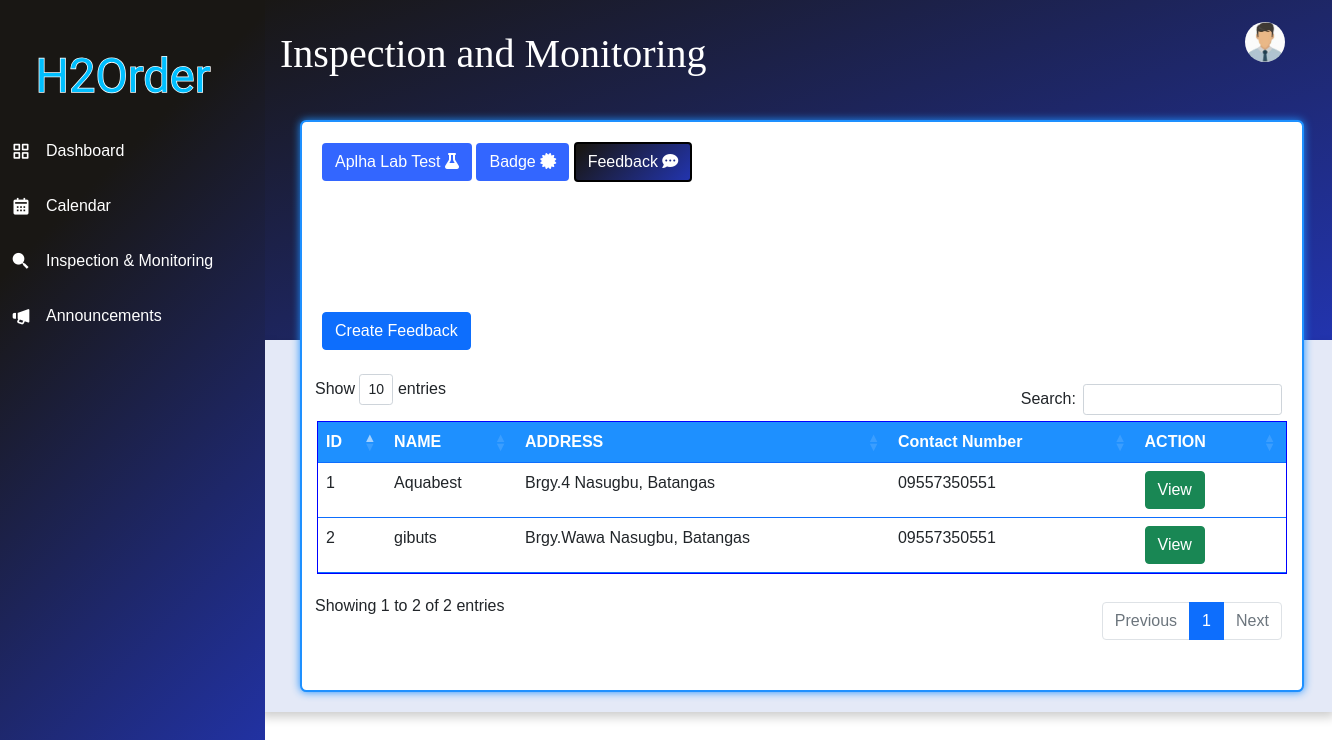
/admin/feedback.php (signed in), run on an earlier commit of the app's database.
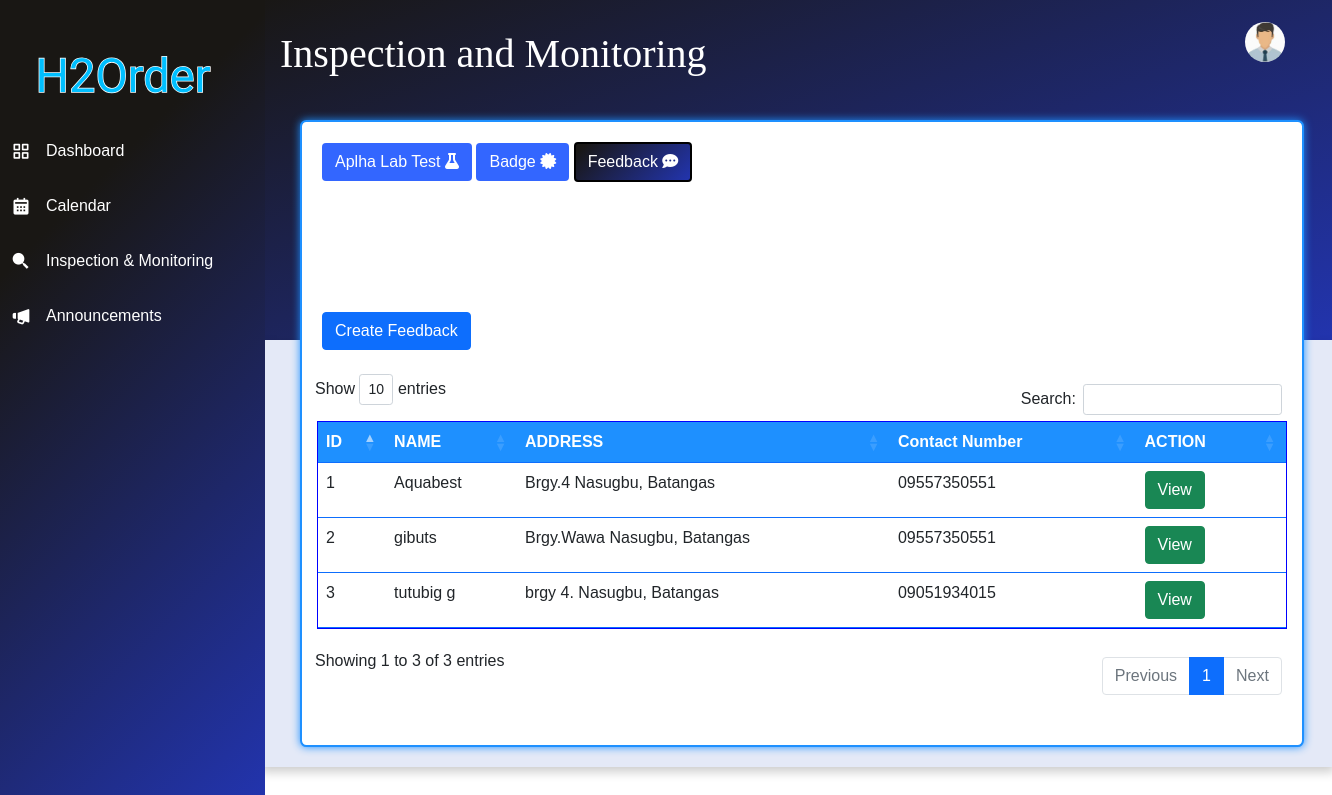
And on a later commit of the database.
### tables this page shows
CREATE TABLE `merchant` (
  `merchant_id` int(11) NOT NULL,
  `username` varchar(255) NOT NULL,
  `password` varchar(255) NOT NULL,
  `business_name` varchar(255) NOT NULL,
  `owner` varchar(255) NOT NULL,
  `address` varchar(255) NOT NULL,
  `coordinates` varchar(255) NOT NULL,
  `email` varchar(255) NOT NULL,
  `contact_number` varchar(255) NOT NULL,
  `image` varchar(255) NOT NULL
);

### admin/name.php (called while the page is built, shortened)
<?php
	require 'connect.php';
	$query = $conn->query("SELECT * FROM `admin` WHERE `admin_id` = '$_SESSION[admin_id]'") or die(mysqli_error());
	$fetch = $query->fetch_array();
?>

### admin/feedback.php (the view, shortened to what this page needs)
<!DOCTYPE html>
<?php
	require 'name.php';
?>
<html lang="en" dir="ltr">
  <head>
    <link rel="stylesheet" href="../admin/navstyle.css">
    <link rel="stylesheet" href="../admin/ad_style.css">
    <link href="https://cdn.jsdelivr.net/npm/bootstrap@5.0.2/dist/css/bootstrap.min.css" rel="stylesheet">
    <link href='https://unpkg.com/boxicons@2.0.7/css/boxicons.min.css' rel='stylesheet'>
<link rel="stylesheet" href="https://cdn.datatables.net/1.10.21/css/dataTables.bootstrap4.min.css">
  <link rel='stylesheet' href='https://cdn.datatables.net/buttons/1.2.2/css/buttons.bootstrap.min.css'>
   </head>
<body>
  <?php include'navbar.php';?>
  <div style="height: 340px; background-color: #2234ae;
    background-image: linear-gradient(340deg, #2234ae 0%,  #191714 89%);">
      <br>
      <span style="color:white;
    margin-left:280px; margin-top:30px; font-size: 40px; font-family:Monotype Corsiva;
  font-weight: 400;" class="links_name">Inspection and Monitoring</span>
  </div>
<div class="home_content">
   <div id="tbl-contain" style=" margin-top:-240px;
    width: 97%;height:100%; max-height:4000px;
     background-color: white;  border-radius: .4rem;
     border-color:dodgerBlue;
    border:2px solid dodgerBlue;
    box-shadow: 0 0 8px 0 dodgerBlue; margin-left:20px;
      ">
    <div class="action">
        <div class="profile" style="margin-top:-100px;
        margin-right:17px;float:right" onclick="menuToggle()">
             <img src = "../photo/<?php echo $fetch['photo']?>" id = "lbl" width = "100%" height = "100%"/>
        </div>
    </div>
<a  class = "btn btn-default focus" href = "../admin/inspection.php"
 style="background-color:#3366ff;margin-left:20px; color:white;margin-top:20px;">
                    Aplha Lab Test <i class = "fa fa-flask"></i></a>
<a  class = "btn btn-default focus" href = "../admin/badge.php"
 style="background-color:#3366ff; color:white;margin-top:20px;">
                   Badge <i class = "fa fa-certificate"></i></a>
<a  class = "btn btn-default  " href = "../admin/feedback.php"
  style="border:2px solid black ;margin-top:20px;
  background-image: linear-gradient(315deg, #2234ae 0%, #191714 95%);color:white;" >
                   Feedback <i class = "fa fa-commenting"></i></a>
<div>
     <a class = "btn btn-primary"  id ="addBtn" href="add_feedback.php" > Create Feedback</a> </div>  <br>
   <table id="table" class="table" style="margin-left:15px; width:97%; margin-top:60px;border:1px solid blue;" >
  <thead>
    <tr>
      <th scope="col" class=" border-primary" style="background:#1E90FF;color:white;">ID</th>
      <th scope="col" class=" border-primary" style="background:#1E90FF;color:white;">NAME</th>
      <th scope="col" class=" border-primary" style="background:#1E90FF;color:white;">ADDRESS</th>
      <th scope="col" class=" border-primary" style="background:#1E90FF;color:white;">Contact Number</th>
      <th scope="col" class=" border-primary" style="background:#1E90FF;color:white;">ACTION</th>
    </tr>
  </thead>
  <tbody>
    <?php
				$query = $conn->query("SELECT * FROM merchant") or die(mysqli_error());
							  while($fetch = $query->fetch_array()){
		 ?>
    <tr>
      <td scope="row" class="border-primary"><?php echo $fetch['merchant_id']?></td>
      <td class="border-primary"><?php echo $fetch['business_name']?></td>
      <td class="border-primary"><?php echo $fetch['address']?></td>
      <td class="border-primary"><?php echo $fetch['contact_number']?></td>
      <td class=" border-primary">
       <a class = "btn btn-success"
       href="feedback_view.php?merchant_id=<?php echo $fetch['merchant_id']?>"
       style="color:white;" >
       <i class = "glyphicon glyphicon-remove"></i>View
       </a>
      </td>
    </tr>
    <?php
					}
			?>
  </tbody>
</table> <br><br>
    </div>
  </div>
</body>
</html>

What changed in the data, as far as the page shows it:
added merchant: merchant_id "3", business_name "tutubig g", address "brgy 4. Nasugbu, Batangas", contact_number "09051934015"
Also different on the page:
text written by a page script: "Show entries Search: Showing 1 to 2 of 2 entries Previous 1 Next" → "Show entries Search: Showing 1 to 3 of 3 entries Previous 1 Next"
